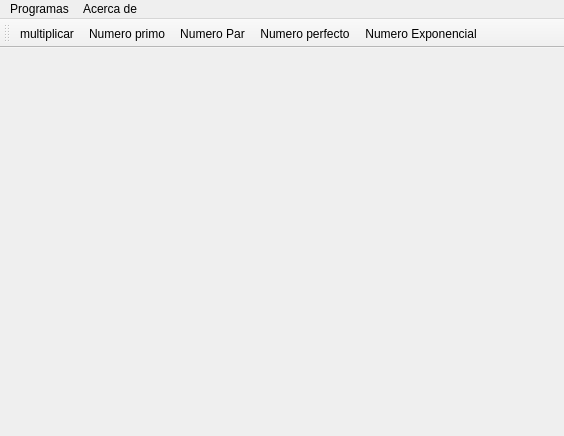
<?xml version="1.0" encoding="UTF-8"?>
<ui version="4.0">
 <class>MainWindow</class>
 <widget class="QMainWindow" name="MainWindow">
  <property name="geometry">
   <rect>
    <x>0</x>
    <y>0</y>
    <width>564</width>
    <height>436</height>
   </rect>
  </property>
  <property name="windowTitle">
   <string>MainWindow</string>
  </property>
  <widget class="QWidget" name="centralwidget"/>
  <widget class="QMenuBar" name="menuBar">
   <property name="geometry">
    <rect>
     <x>0</x>
     <y>0</y>
     <width>564</width>
     <height>21</height>
    </rect>
   </property>
   <widget class="QMenu" name="menuprogramas">
    <property name="title">
     <string>Programas</string>
    </property>
    <addaction name="actionmultiplicar"/>
    <addaction name="actionNumero_primo"/>
    <addaction name="actionNumero_Par"/>
    <addaction name="actionNumero_perfecto"/>
    <addaction name="actionNumero_Exponencial"/>
   </widget>
   <widget class="QMenu" name="menuAcerca_de">
    <property name="title">
     <string>Acerca de</string>
    </property>
   </widget>
   <addaction name="menuprogramas"/>
   <addaction name="menuAcerca_de"/>
  </widget>
  <widget class="QToolBar" name="toolBar">
   <property name="windowTitle">
    <string>toolBar</string>
   </property>
   <attribute name="toolBarArea">
    <enum>TopToolBarArea</enum>
   </attribute>
   <attribute name="toolBarBreak">
    <bool>false</bool>
   </attribute>
   <addaction name="actionmultiplicar"/>
   <addaction name="actionNumero_primo"/>
   <addaction name="actionNumero_Par"/>
   <addaction name="actionNumero_perfecto"/>
   <addaction name="actionNumero_Exponencial"/>
  </widget>
  <action name="actionmultiplicar">
   <property name="icon">
    <iconset resource="imag/imagenes.qrc">
     <normaloff>:/img/numeros.png</normaloff>:/img/numeros.png</iconset>
   </property>
   <property name="text">
    <string>multiplicar</string>
   </property>
  </action>
  <action name="actionNumero_primo">
   <property name="text">
    <string>Numero primo</string>
   </property>
  </action>
  <action name="actionNumero_Par">
   <property name="text">
    <string>Numero Par</string>
   </property>
  </action>
  <action name="actionNumero_perfecto">
   <property name="text">
    <string>Numero perfecto</string>
   </property>
  </action>
  <action name="actionNumero_Exponencial">
   <property name="text">
    <string>Numero Exponencial</string>
   </property>
  </action>
 </widget>
 <resources>
  <include location="imag/imagenes.qrc"/>
 </resources>
 <connections/>
</ui>
